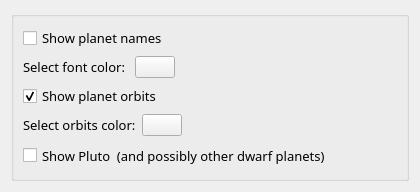
<?xml version="1.0" encoding="UTF-8"?>
<ui version="4.0">
 <class>Form</class>
 <widget class="QWidget" name="Form">
  <property name="geometry">
   <rect>
    <x>0</x>
    <y>0</y>
    <width>420</width>
    <height>188</height>
   </rect>
  </property>
  <property name="windowTitle">
   <string>Form</string>
  </property>
  <layout class="QGridLayout" name="gridLayout">
   <item row="0" column="0">
    <widget class="QGroupBox" name="groupBox">
     <property name="sizePolicy">
      <sizepolicy hsizetype="Minimum" vsizetype="Minimum">
       <horstretch>0</horstretch>
       <verstretch>0</verstretch>
      </sizepolicy>
     </property>
     <property name="minimumSize">
      <size>
       <width>326</width>
       <height>170</height>
      </size>
     </property>
     <property name="toolTip">
      <string/>
     </property>
     <property name="title">
      <string/>
     </property>
     <layout class="QGridLayout" name="gridLayout_2">
      <item row="0" column="0">
       <widget class="QCheckBox" name="showLegend">
        <property name="sizePolicy">
         <sizepolicy hsizetype="Fixed" vsizetype="Fixed">
          <horstretch>0</horstretch>
          <verstretch>0</verstretch>
         </sizepolicy>
        </property>
        <property name="font">
         <font>
          <family>Sans Serif</family>
          <pointsize>10</pointsize>
         </font>
        </property>
        <property name="text">
         <string>Show planet names</string>
        </property>
        <property name="checked">
         <bool>false</bool>
        </property>
       </widget>
      </item>
      <item row="1" column="0">
       <layout class="QHBoxLayout" name="horizontalLayout">
        <item>
         <widget class="QLabel" name="colorLabel">
          <property name="sizePolicy">
           <sizepolicy hsizetype="Fixed" vsizetype="Fixed">
            <horstretch>0</horstretch>
            <verstretch>0</verstretch>
           </sizepolicy>
          </property>
          <property name="font">
           <font>
            <family>Sans Serif</family>
            <pointsize>10</pointsize>
           </font>
          </property>
          <property name="text">
           <string>Select font color: </string>
          </property>
         </widget>
        </item>
        <item>
         <widget class="KColorButton" name="textcolor">
          <property name="defaultColor" stdset="0">
           <color>
            <red>160</red>
            <green>160</green>
            <blue>160</blue>
           </color>
          </property>
         </widget>
        </item>
        <item>
         <spacer name="horizontalSpacer">
          <property name="orientation">
           <enum>Qt::Horizontal</enum>
          </property>
          <property name="sizeHint" stdset="0">
           <size>
            <width>40</width>
            <height>20</height>
           </size>
          </property>
         </spacer>
        </item>
       </layout>
      </item>
      <item row="2" column="0">
       <widget class="QCheckBox" name="showOrbits">
        <property name="sizePolicy">
         <sizepolicy hsizetype="Fixed" vsizetype="Fixed">
          <horstretch>0</horstretch>
          <verstretch>0</verstretch>
         </sizepolicy>
        </property>
        <property name="font">
         <font>
          <family>Sans Serif</family>
          <pointsize>10</pointsize>
         </font>
        </property>
        <property name="text">
         <string>Show planet orbits</string>
        </property>
        <property name="checked">
         <bool>true</bool>
        </property>
       </widget>
      </item>
      <item row="3" column="0">
       <layout class="QHBoxLayout" name="horizontalLayout_2">
        <item>
         <widget class="QLabel" name="orbitLabel">
          <property name="sizePolicy">
           <sizepolicy hsizetype="Fixed" vsizetype="Fixed">
            <horstretch>0</horstretch>
            <verstretch>0</verstretch>
           </sizepolicy>
          </property>
          <property name="font">
           <font>
            <family>Sans Serif</family>
            <pointsize>10</pointsize>
           </font>
          </property>
          <property name="text">
           <string>Select orbits color:</string>
          </property>
         </widget>
        </item>
        <item>
         <widget class="KColorButton" name="orbitcolor">
          <property name="defaultColor" stdset="0">
           <color>
            <red>160</red>
            <green>160</green>
            <blue>160</blue>
           </color>
          </property>
         </widget>
        </item>
        <item>
         <spacer name="horizontalSpacer_2">
          <property name="orientation">
           <enum>Qt::Horizontal</enum>
          </property>
          <property name="sizeHint" stdset="0">
           <size>
            <width>40</width>
            <height>20</height>
           </size>
          </property>
         </spacer>
        </item>
       </layout>
      </item>
      <item row="4" column="0">
       <widget class="QCheckBox" name="showPluto">
        <property name="sizePolicy">
         <sizepolicy hsizetype="Preferred" vsizetype="Preferred">
          <horstretch>0</horstretch>
          <verstretch>0</verstretch>
         </sizepolicy>
        </property>
        <property name="font">
         <font>
          <family>Sans Serif</family>
          <pointsize>10</pointsize>
         </font>
        </property>
        <property name="text">
         <string>Show Pluto  (and possibly other dwarf planets)</string>
        </property>
       </widget>
      </item>
     </layout>
    </widget>
   </item>
  </layout>
 </widget>
 <customwidgets>
  <customwidget>
   <class>KColorButton</class>
   <extends>QPushButton</extends>
   <header>kcolorbutton.h</header>
  </customwidget>
 </customwidgets>
 <resources/>
 <connections/>
 <slots>
  <signal>textChanged(QString)</signal>
 </slots>
</ui>
